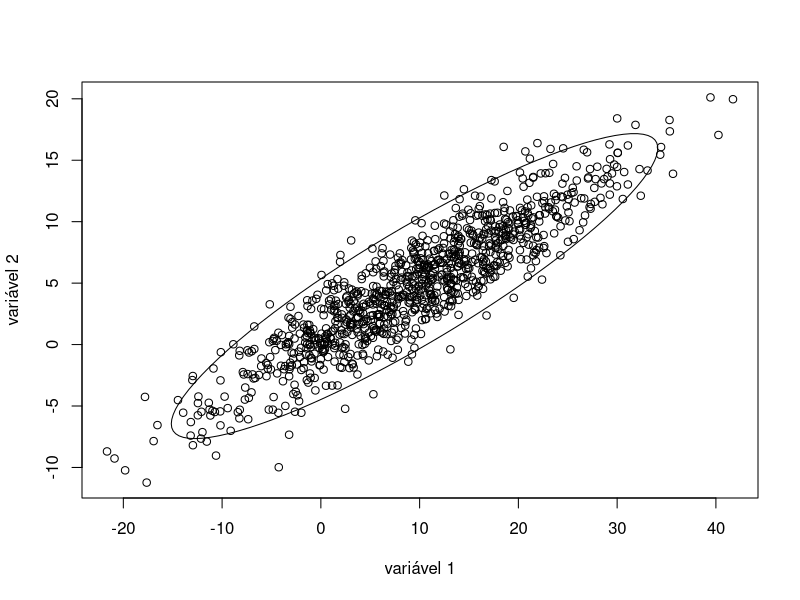
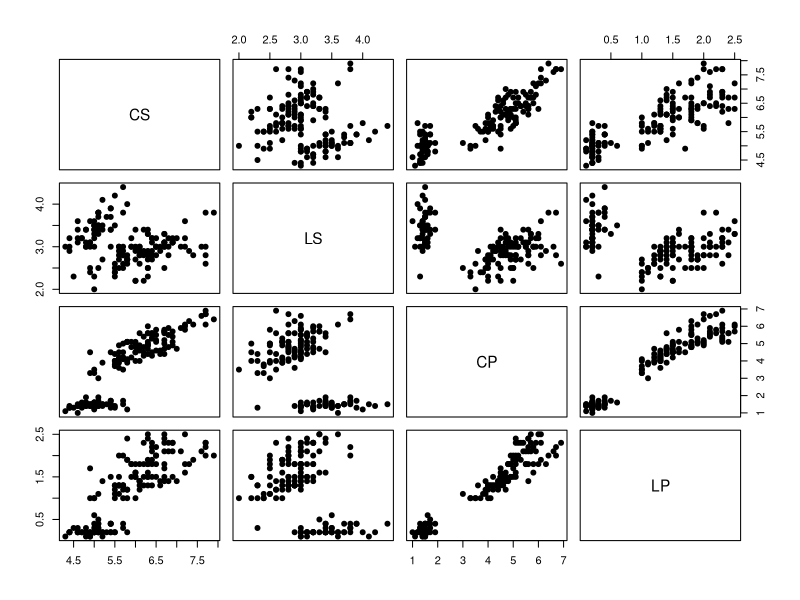
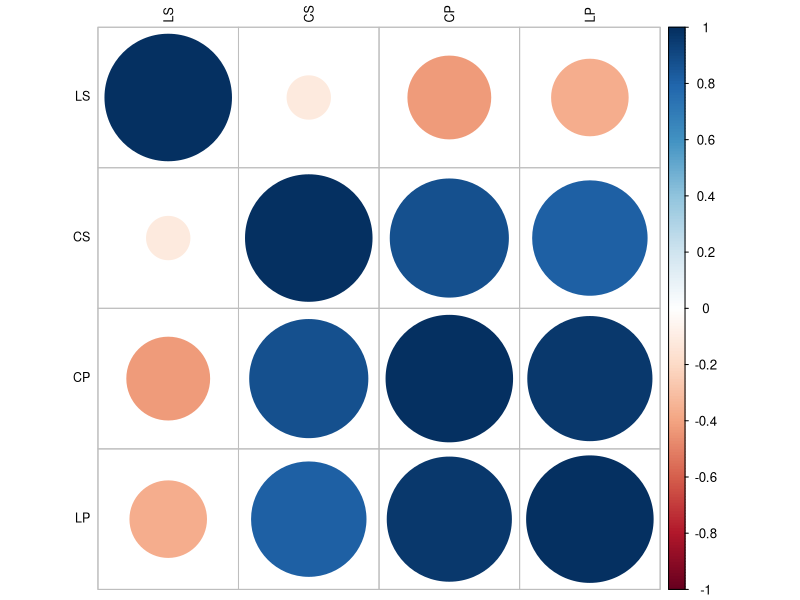
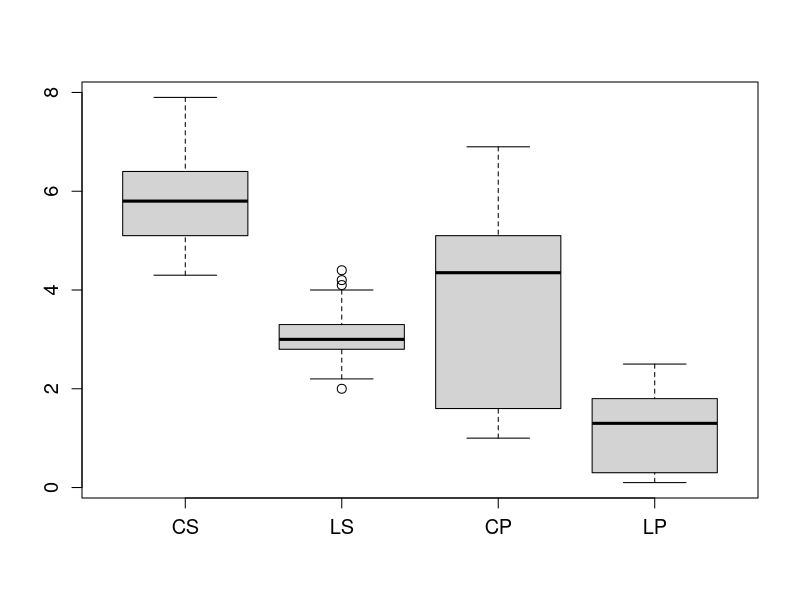
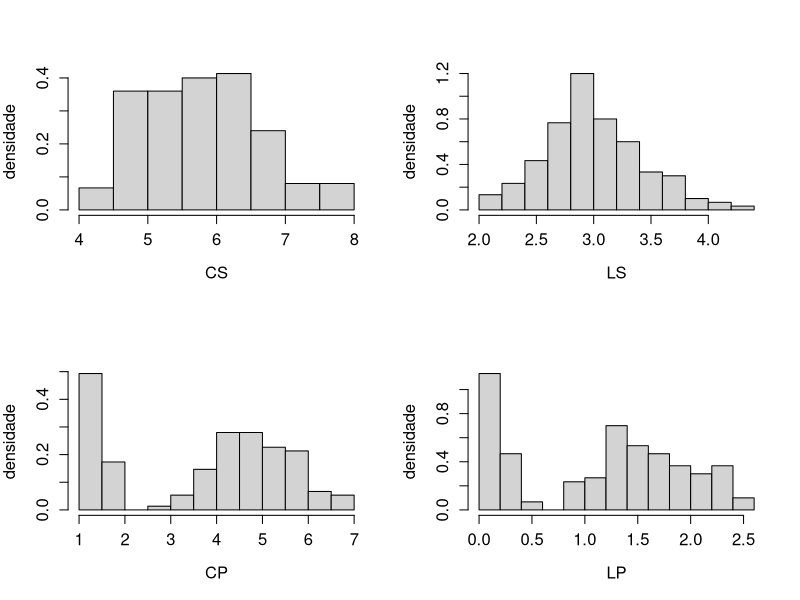
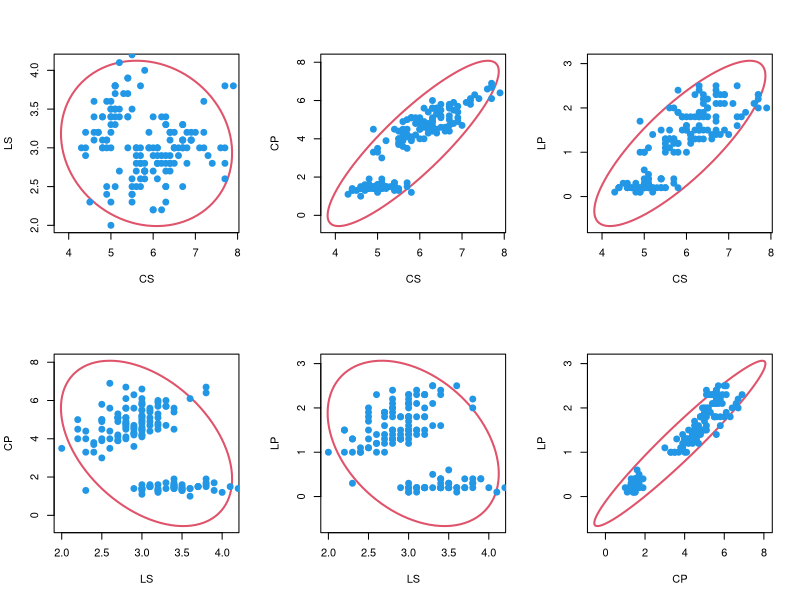
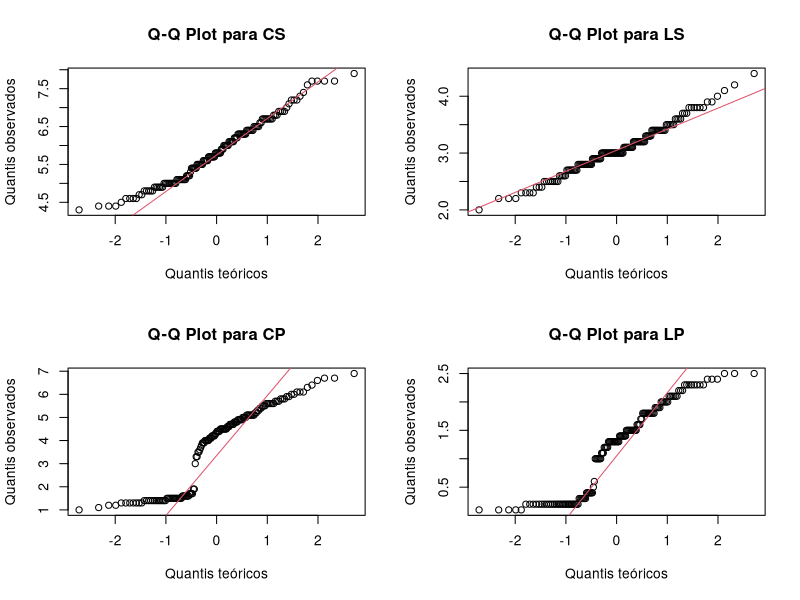
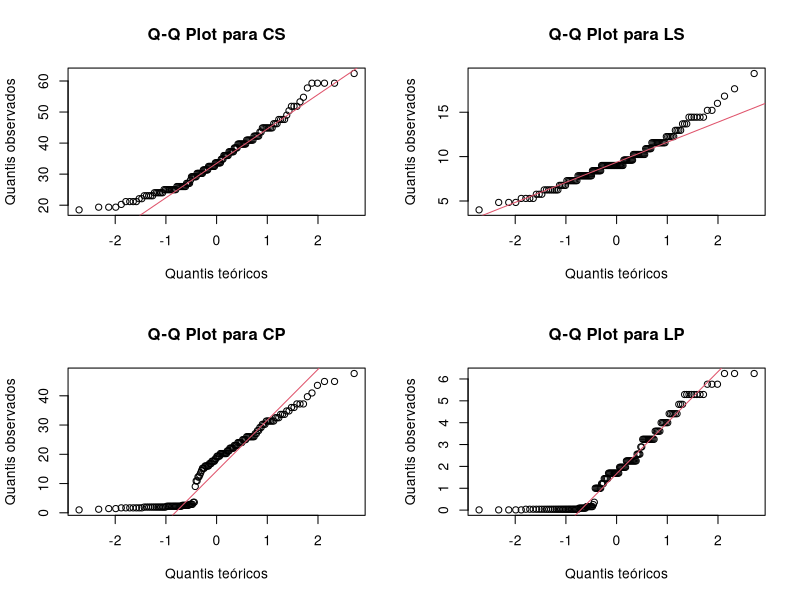

The R source for these figures, in order:
#Distribuiçao Normal Multivariada

# limpar todas as variáveis
rm(list = ls(all.names = TRUE))

# biblioteca

library(ellipse)
library(MASS)
library(xtable)
library(corrplot)
library(knitr)
library(stats)

file.save <-"C:/Users/Luciana/OneDrive/Documentos/MetodosEstatistiscos"

#Elipsoide de confiança
# Dados simulados
n<-1000 # tamanho da amostra

# vetor de médias
mu <- c(10,5)

# matriz de covariâncias
rho<-0.9
var1<-100
var2<-25
Sigma<- rbind(cbind(var1,sqrt(var1*var2)*rho),cbind(sqrt(var1*var2)*rho,var2))

# gerando uma amostra
mx <- mvrnorm(n, mu, Sigma)
par(mfrow=c(1,1))
plot(mx[,1],mx[,2],xlab="variável 1", ylab="variável 2")

# estimativas de média, correlação e variâncias
ma <- apply(mx,2,mean)
rhoa <- cor(mx)[1,2]
vara1<-cov(mx)[1,1]
vara2<-cov(mx)[2,2]

# elipse com parâmetros estimados
lines(ellipse(rhoa, scale = c(sqrt(vara1), sqrt(vara2)),
              centre = rbind(ma[1], ma[2]), level = 0.95))

# Dados da Íris de Fisher
iris<-as.matrix(iris[,1:4])

inames <- c("CS","LS","CP","LP")
colnames(iris)<-inames
par(mfrow=c(1,1))
pairs(iris,pch=19,cex.labels=1.4)


# Matriz de correlações
cor(iris)
#xtable(cor(iris))
rho <-cor(iris) #lowerTriangle((cor(iris)))
xb <- apply(iris,2,mean)
s2<-cov(iris)
vara <-diag(s2)
nvar <- 4

# Gráfico de correlações
par(mfrow=c(1,1))
corrplot(cor(iris), order = "hclust", tl.col='black', tl.cex=.75)

# Boxplot
par(mfrow=c(1,1))
boxplot(iris,cex=1.2,cex.axis=1.2,cex.lab=1.2,names=inames)

par(mfrow=c(2,2))
for (i in 1:4) {
  ks_result <- ks.test(iris[,i], "pnorm", mean(iris[,i]), sd(iris[,i]))
  cat("Variável:", inames[i], "\n")
  cat("p-valor do teste de Kolmogorov-Smirnov:", ks_result$p.value, "\n\n")
}
# Histogramas
par(mfrow=c(2,2))
hist(iris[,1],xlab=inames[1],cex=1.2,cex.axis=1.2,cex.lab=1.2,
     main="",probability=TRUE,ylab="densidade")
hist(iris[,2],xlab=inames[2],cex=1.2,cex.axis=1.2,cex.lab=1.2,
     main="",probability=TRUE,ylab="densidade")
hist(iris[,3],xlab=inames[3],cex=1.2,cex.axis=1.2,cex.lab=1.2,
     main="",probability=TRUE,ylab="densidade")
hist(iris[,4],xlab=inames[4],cex=1.2,cex.axis=1.2,cex.lab=1.2,
     main="",probability=TRUE,ylab="densidade")


# Elipsóides de Confiança
par(mfrow=c(2,3))
for (i in 1:(nvar-1)){
  for (j in (i+1):nvar){
    plot(ellipse(rho[i,j], scale = c(sqrt(vara[i]), sqrt(vara[j])),
                 centre = rbind(xb[i], xb[j]), level = 0.95),type="l",lwd=2,col=2,
         xlab=inames[i],ylab=inames[j])
    lines(iris[,i],iris[,j],pch=19,cex=1.2,cex.lab=1.2,cex.axis=1.2,type="p",col=4)
  }
}

# Gráfico Q-Q Plot
par(mfrow=c(2,2))
for (i in 1:4){
  qqnorm(iris[,i], main = paste('Q-Q Plot para', inames[i]), xlab = 'Quantis teóricos', ylab = 'Quantis observados')
  qqline(iris[,i], col = 2)
  
  qq_corr <- cor(qqnorm(iris[,i], plot.it = FALSE)$x, qqnorm(iris[,i], plot.it = FALSE)$y)
  cat('Coeficiente de Correlação de Pearson para', inames[i], ":", qq_corr, '\n\n')
  
}

# Gráfico Q-Q Plot para forma quadrática
par(mfrow=c(2,2))
for (i in 1:4){
  dados_quadraticos <- iris[,i]^2
  qqnorm(dados_quadraticos, main = paste('Q-Q Plot para', inames[i]), xlab = 'Quantis teóricos', ylab = 'Quantis observados')
  qqline(dados_quadraticos, col = 2)
  
  qq_corr <- cor(qqnorm(dados_quadraticos, plot.it = FALSE)$x, qqnorm(dados_quadraticos, plot.it = FALSE)$y)
  cat('Coeficiente de Correlação de Pearson para', inames[i], ":", qq_corr, '\n\n')
  
}
